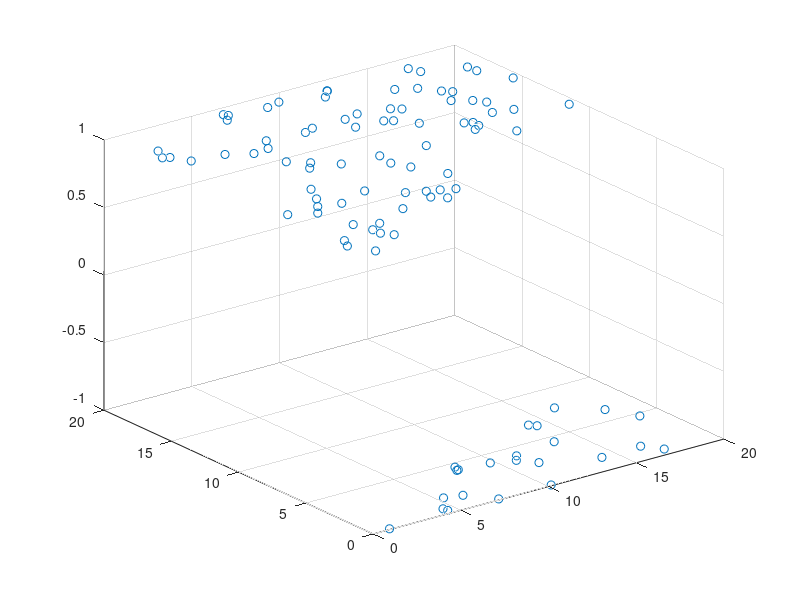

This chart was generated by the following MATLAB code: (Note: this script raises an error after producing the figure.)
n = 100;
x = [rand(n,1) rand(n,1)]*20;
y = x*[-2;4]>2;
y = y+ (y==0)*-1;

scatter3(x(:,1),x(:,2),y)


input = [ones(length(x),1) x];
w_init = rand(size(input(1,:)))';

error = (y - tanh(input*w_init)).^2

gradient = repmat(error .* (1 - tanh(input*w_init).^2),1,size(input,2)) .*input;

gradient = sum(gradient);
w = w_init;
threshold=.5;

analytic_gradient=1;


while sum(abs(error)) > threshold && norm(gradient) > .000001
    w = w - .01 * gradient';
    error = (y - tanh(input*w)).^2;
    
    switch analytic_gradient
        case 1
            gradient = repmat((y - tanh(input*w)) .* (1 - tanh(input*w).^2),1,size(input,2)) .*input;
            gradient = -sum(gradient);
        case 0
            %numeric gradient computation
            error = (y - tanh(input*w)).^2;
            w_grad = zeros(size(w));
            for i = 1:length(w)
                w(i) = w(i) + 1e-8;
                w_grad(i) = .5*sum(((y - tanh(input*w)).^2 - error))/1e-8;
                w(i) = w(i) - 1e-8;
            end
            
            gradient = w_grad';
    end
    display(['Misclassified points ' num2str(sum(abs(error))) ', norm(gradient) ' num2str(norm(gradient)) ])
end

%check gradient computation
error = (y - tanh(input*w)).^2;
w_grad = zeros(size(w));
for i = 1:length(w)
    w(i) = w(i) + 1e-8;
    w_grad(i) = sum(((y - tanh(input*w)).^2 - error))/1e-8;
    w(i) = w(i) - 1e-8;
end


gradient = repmat(error .* (1 - tanh(input*w).^2),1,size(input,2)) .*input;


% automatic gradient search
options = optimset('MaxFunEvals',1e7,'MaxIter',1000, 'Display', 'iter');
w_opt = fminunc(@(param)log_reg_error(input,y,param), w_init, options);

[X,Y] = meshgrid(linspace(0,20,100),linspace(0,20,100));

pred_input = [reshape(X,prod(size(X)),1) reshape(Y,prod(size(Y)),1)];
pred_input = [ones(size(pred_input(:,1))) pred_input];

Z = tanh(pred_input*w);

Z = reshape(Z,size(X));

lh = surf(X,Y,Z)
set(lh,'EdgeAlpha',0)
set(lh,'FaceAlpha',.5)
hold on
scatter3(x(:,1),x(:,2),y)
hold off